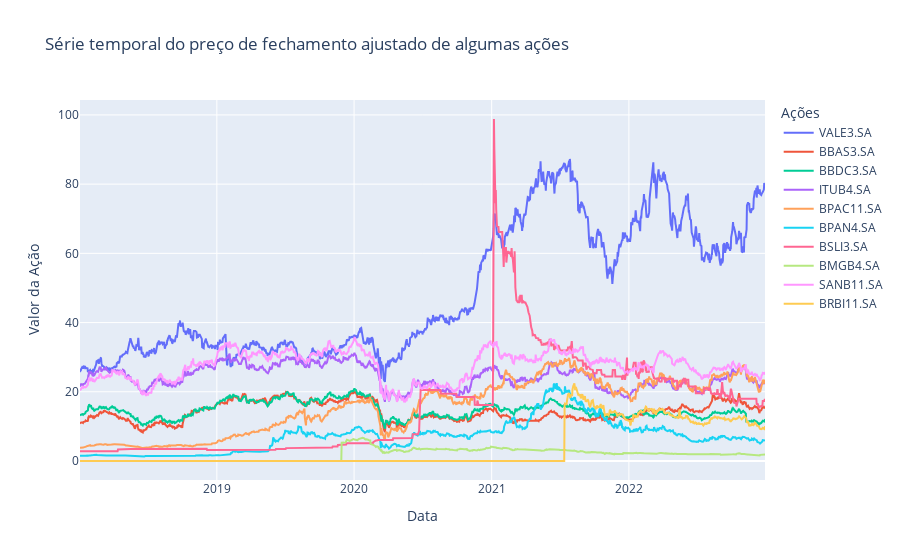

Here is the notebook cell this chart was saved with:
### Code cell
# Plota o gráfico que contém a série temporal do preço de fechamento ajustado das ações existentes no DataFrame "adjusted_data".
plot_adjusted_close_prices(adjusted_data)

### Figure 1 — Plotly figure (JSON) as saved in the notebook; plotly's stock layout.template omitted (floating-point values rounded to 4 significant figures; data arrays with more than 128 entries replaced by an {"elided": "..."} marker saying what was removed)
{"data": [{"mode": "lines", "name": "VALE3.SA", "type": "scatter", "x": {"elided": "1239 str values"}, "y": {"elided": "1239 float values"}}, {"mode": "lines", "name": "BBAS3.SA", "type": "scatter", "x": {"elided": "1239 str values"}, "y": {"elided": "1239 float values"}}, {"mode": "lines", "name": "BBDC3.SA", "type": "scatter", "x": {"elided": "1239 str values"}, "y": {"elided": "1239 float values"}}, {"mode": "lines", "name": "ITUB4.SA", "type": "scatter", "x": {"elided": "1239 str values"}, "y": {"elided": "1239 float values"}}, {"mode": "lines", "name": "BPAC11.SA", "type": "scatter", "x": {"elided": "1239 str values"}, "y": {"elided": "1239 float values"}}, {"mode": "lines", "name": "BPAN4.SA", "type": "scatter", "x": {"elided": "1239 str values"}, "y": {"elided": "1239 float values"}}, {"mode": "lines", "name": "BSLI3.SA", "type": "scatter", "x": {"elided": "1239 str values"}, "y": {"elided": "1239 float values"}}, {"mode": "lines", "name": "BMGB4.SA", "type": "scatter", "x": {"elided": "1239 str values"}, "y": {"elided": "1239 float values"}}, {"mode": "lines", "name": "SANB11.SA", "type": "scatter", "x": {"elided": "1239 str values"}, "y": {"elided": "1239 float values"}}, {"mode": "lines", "name": "BRBI11.SA", "type": "scatter", "x": {"elided": "1239 str values"}, "y": {"elided": "1239 float values"}}], "layout": {"clickmode": "event+select", "hovermode": "x unified", "legend": {"title": {"text": "Ações"}}, "title": {"text": "Série temporal do preço de fechamento ajustado de algumas ações"}, "xaxis": {"title": {"text": "Data"}}, "yaxis": {"title": {"text": "Valor da Ação"}}}}
